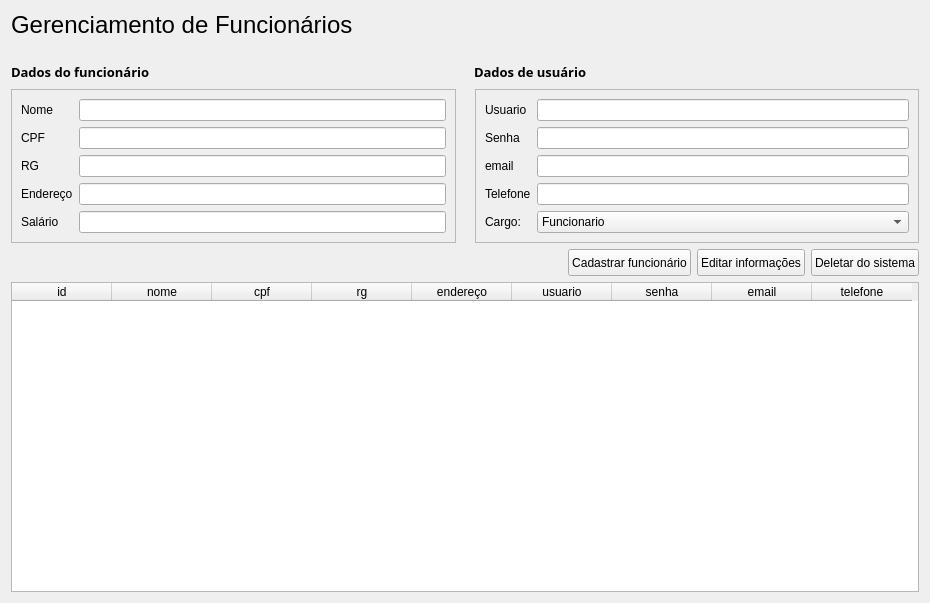
<?xml version="1.0" encoding="UTF-8"?>
<ui version="4.0">
 <class>Form</class>
 <widget class="QWidget" name="Form">
  <property name="geometry">
   <rect>
    <x>0</x>
    <y>0</y>
    <width>930</width>
    <height>603</height>
   </rect>
  </property>
  <property name="font">
   <font>
    <pointsize>9</pointsize>
   </font>
  </property>
  <property name="windowTitle">
   <string>Form</string>
  </property>
  <layout class="QVBoxLayout" name="verticalLayout_2">
   <item>
    <widget class="QLabel" name="title">
     <property name="font">
      <font>
       <family>MS Shell Dlg 2</family>
       <pointsize>18</pointsize>
       <weight>50</weight>
       <bold>false</bold>
      </font>
     </property>
     <property name="text">
      <string>Gerenciamento de Funcionários</string>
     </property>
    </widget>
   </item>
   <item>
    <spacer name="verticalSpacer">
     <property name="orientation">
      <enum>Qt::Vertical</enum>
     </property>
     <property name="sizeType">
      <enum>QSizePolicy::Preferred</enum>
     </property>
     <property name="sizeHint" stdset="0">
      <size>
       <width>20</width>
       <height>18</height>
      </size>
     </property>
    </spacer>
   </item>
   <item>
    <layout class="QVBoxLayout" name="verticalLayout">
     <item>
      <layout class="QHBoxLayout" name="horizontalLayout_3">
       <item>
        <widget class="QLabel" name="label_2">
         <property name="font">
          <font>
           <family>Segoe UI Semilight</family>
           <pointsize>10</pointsize>
           <weight>75</weight>
           <bold>true</bold>
          </font>
         </property>
         <property name="text">
          <string>Dados do funcionário</string>
         </property>
         <property name="alignment">
          <set>Qt::AlignLeading|Qt::AlignLeft|Qt::AlignTop</set>
         </property>
        </widget>
       </item>
       <item>
        <spacer name="horizontalSpacer_3">
         <property name="orientation">
          <enum>Qt::Horizontal</enum>
         </property>
         <property name="sizeType">
          <enum>QSizePolicy::Preferred</enum>
         </property>
         <property name="sizeHint" stdset="0">
          <size>
           <width>11</width>
           <height>20</height>
          </size>
         </property>
        </spacer>
       </item>
       <item>
        <widget class="QLabel" name="label">
         <property name="font">
          <font>
           <family>Segoe UI Semilight</family>
           <pointsize>10</pointsize>
           <weight>75</weight>
           <bold>true</bold>
          </font>
         </property>
         <property name="text">
          <string>Dados de usuário</string>
         </property>
         <property name="alignment">
          <set>Qt::AlignLeading|Qt::AlignLeft|Qt::AlignTop</set>
         </property>
        </widget>
       </item>
      </layout>
     </item>
     <item>
      <layout class="QHBoxLayout" name="horizontalLayout">
       <item>
        <widget class="QFrame" name="formFrame">
         <property name="frameShape">
          <enum>QFrame::StyledPanel</enum>
         </property>
         <layout class="QFormLayout" name="formLayout">
          <item row="0" column="0">
           <widget class="QLabel" name="nameLabel">
            <property name="text">
             <string>Nome</string>
            </property>
           </widget>
          </item>
          <item row="0" column="1">
           <widget class="QLineEdit" name="name"/>
          </item>
          <item row="1" column="0">
           <widget class="QLabel" name="cpfLabel">
            <property name="text">
             <string>CPF</string>
            </property>
           </widget>
          </item>
          <item row="1" column="1">
           <widget class="QLineEdit" name="cpf"/>
          </item>
          <item row="2" column="0">
           <widget class="QLabel" name="rgLabel">
            <property name="text">
             <string>RG</string>
            </property>
           </widget>
          </item>
          <item row="2" column="1">
           <widget class="QLineEdit" name="rg"/>
          </item>
          <item row="3" column="0">
           <widget class="QLabel" name="addressLabel">
            <property name="text">
             <string>Endereço</string>
            </property>
           </widget>
          </item>
          <item row="3" column="1">
           <widget class="QLineEdit" name="address"/>
          </item>
          <item row="4" column="0">
           <widget class="QLabel" name="salaryLabel">
            <property name="text">
             <string>Salário</string>
            </property>
           </widget>
          </item>
          <item row="4" column="1">
           <widget class="QLineEdit" name="salary"/>
          </item>
         </layout>
        </widget>
       </item>
       <item>
        <spacer name="horizontalSpacer">
         <property name="orientation">
          <enum>Qt::Horizontal</enum>
         </property>
         <property name="sizeType">
          <enum>QSizePolicy::Preferred</enum>
         </property>
         <property name="sizeHint" stdset="0">
          <size>
           <width>13</width>
           <height>20</height>
          </size>
         </property>
        </spacer>
       </item>
       <item>
        <widget class="QFrame" name="formFrame_2">
         <property name="frameShape">
          <enum>QFrame::StyledPanel</enum>
         </property>
         <layout class="QFormLayout" name="formLayout_2">
          <item row="0" column="0">
           <widget class="QLabel" name="userLabel">
            <property name="text">
             <string>Usuario</string>
            </property>
           </widget>
          </item>
          <item row="0" column="1">
           <widget class="QLineEdit" name="user"/>
          </item>
          <item row="1" column="0">
           <widget class="QLabel" name="passwordLabel">
            <property name="text">
             <string>Senha</string>
            </property>
           </widget>
          </item>
          <item row="1" column="1">
           <widget class="QLineEdit" name="password"/>
          </item>
          <item row="2" column="0">
           <widget class="QLabel" name="emailLabel">
            <property name="text">
             <string>email</string>
            </property>
           </widget>
          </item>
          <item row="2" column="1">
           <widget class="QLineEdit" name="email"/>
          </item>
          <item row="3" column="0">
           <widget class="QLabel" name="phoneLabel">
            <property name="text">
             <string>Telefone</string>
            </property>
           </widget>
          </item>
          <item row="3" column="1">
           <widget class="QLineEdit" name="phone"/>
          </item>
          <item row="4" column="1">
           <widget class="QComboBox" name="comboBox">
            <item>
             <property name="text">
              <string>Funcionario</string>
             </property>
            </item>
            <item>
             <property name="text">
              <string>Gerente</string>
             </property>
            </item>
           </widget>
          </item>
          <item row="4" column="0">
           <widget class="QLabel" name="label_3">
            <property name="text">
             <string>Cargo:</string>
            </property>
           </widget>
          </item>
         </layout>
        </widget>
       </item>
      </layout>
     </item>
    </layout>
   </item>
   <item>
    <widget class="QFrame" name="frame">
     <layout class="QHBoxLayout" name="horizontalLayout_2">
      <property name="leftMargin">
       <number>0</number>
      </property>
      <property name="topMargin">
       <number>0</number>
      </property>
      <property name="rightMargin">
       <number>0</number>
      </property>
      <property name="bottomMargin">
       <number>0</number>
      </property>
      <item>
       <spacer name="horizontalSpacer_2">
        <property name="orientation">
         <enum>Qt::Horizontal</enum>
        </property>
        <property name="sizeHint" stdset="0">
         <size>
          <width>40</width>
          <height>20</height>
         </size>
        </property>
       </spacer>
      </item>
      <item>
       <widget class="QPushButton" name="pushButton">
        <property name="minimumSize">
         <size>
          <width>0</width>
          <height>27</height>
         </size>
        </property>
        <property name="text">
         <string>Cadastrar funcionário</string>
        </property>
       </widget>
      </item>
      <item>
       <widget class="QPushButton" name="pushButton_2">
        <property name="minimumSize">
         <size>
          <width>0</width>
          <height>27</height>
         </size>
        </property>
        <property name="text">
         <string>Editar informações</string>
        </property>
       </widget>
      </item>
      <item>
       <widget class="QPushButton" name="pushButton_3">
        <property name="minimumSize">
         <size>
          <width>0</width>
          <height>27</height>
         </size>
        </property>
        <property name="text">
         <string>Deletar do sistema</string>
        </property>
       </widget>
      </item>
     </layout>
    </widget>
   </item>
   <item>
    <widget class="QTableWidget" name="tableWidget">
     <column>
      <property name="text">
       <string>id</string>
      </property>
     </column>
     <column>
      <property name="text">
       <string>nome</string>
      </property>
     </column>
     <column>
      <property name="text">
       <string>cpf</string>
      </property>
     </column>
     <column>
      <property name="text">
       <string>rg</string>
      </property>
     </column>
     <column>
      <property name="text">
       <string>endereço</string>
      </property>
     </column>
     <column>
      <property name="text">
       <string>usuario</string>
      </property>
     </column>
     <column>
      <property name="text">
       <string>senha</string>
      </property>
     </column>
     <column>
      <property name="text">
       <string>email</string>
      </property>
     </column>
     <column>
      <property name="text">
       <string>telefone</string>
      </property>
     </column>
    </widget>
   </item>
  </layout>
 </widget>
 <resources/>
 <connections/>
</ui>
